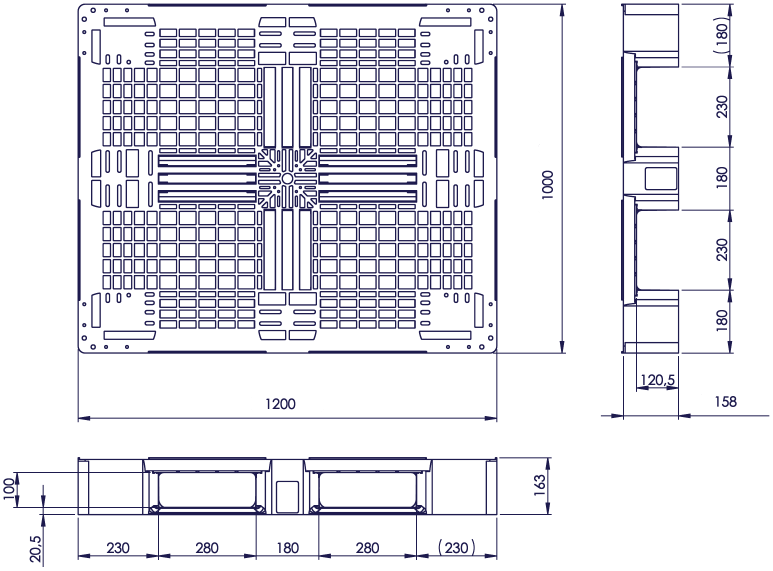
#> input picture bron/input/cad/2-qp1210hb3rr.png, 2318 x 1711 px, given in place of qp1111lb9fr.png, which was not available (shown at 1/3 size)
$ python cad_runner_compose.py
#> lines starting #> are read from the running program, lines starting #| are printed output that depends on the picture
"""Klikrunner-pallets: tekening van de 9-pootjespallet + de onderlat eronder (zelfde schaal) -> input/cad/<artikel-id>.png.
De lijst staat onderaan; runner.json zegt tools/datasheets.py welk onderschrift erbij hoort.
Gebruik: python3 tools/cad_runner_compose.py
"""
import numpy as np, json, os
from PIL import Image
ROOT=os.path.dirname(os.path.dirname(os.path.abspath(__file__)))
CAD=os.path.join(ROOT,'input/cad')+'/'
def longest_run(a, ymax_frac=1.0, ymin_frac=0.0):
    """(length, x0, y) of the longest horizontal run of ink in the top part of the image"""
    best=(0,0,0)
    H=a.shape[0]
    for y in range(int(H*ymin_frac), int(H*ymax_frac)):
        row=a[y]>90
        if row.sum()<best[0]: continue
        d=np.diff(np.concatenate([[0],row.astype(np.int8),[0]]))
        st=np.where(d==1)[0]; en=np.where(d==-1)[0]
        if len(st)==0: continue
        k=np.argmax(en-st); L=en[k]-st[k]
        if L>best[0]: best=(L,st[k],y)
    return best
RUN={'low':1170,'1111':1100,'1140':1140,'1212':1200,'cp5':1163}
CENTER={'cp5'}   # onderlat langer dan de pallet: midden onder de pallet zetten
# CP5-tekening: boven- en onderrand lopen door in de hulplijnen van de maat 764; daarom de maatlijn 1140 meten (56-64% van de hoogte)
PBAND={'cp5':(0.56,0.64)}
def compose(base_id, runner, pallet_len, out_id):
#> called with base_id = 'qp1111lb9fr', runner = '1111', pallet_len = 1100, out_id = 'qp1111lb3rr'
    P=Image.open(CAD+base_id+'.png').convert('RGBA'); pa=np.array(P)[...,3]
#> in compose, P is the input picture: PIL image 2318x1711 RGBA; mean R, G, B, A 29, 26, 77, 28.1
#> after `pa = np.array(P)[..., 3]`:
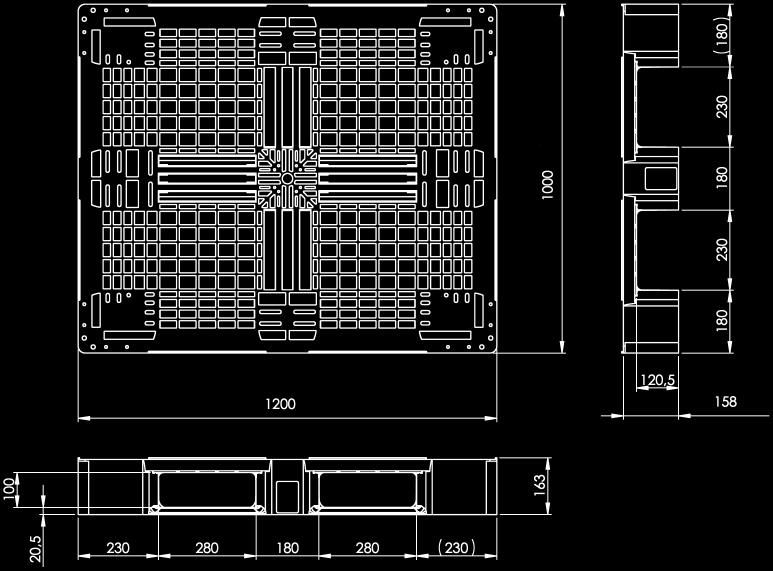
#> pa: shape (1711, 2318) (shown at 1/3 size); min 0, max 255, mean 28.1
    lo,hi=PBAND.get(runner,(0.0,0.75))
    pl,px0,py=longest_run(pa,hi,lo)
#> the loop in longest_run, `for y in range(int(H*ymin_frac), int(H*ymax_frac)):` made 1283 passes
#> (st, en, k, L, best) on passes 11 to 14: ([445, 926, 1275, 1866], [450, 930, 1280, 2036], 3, 170, (170, 1866, 10)), ([248, 1479, 1864, 2045], [1477, 1698, 2037, 2201], 0, 1229, (1229, 248, 11)), ([246, 1863, 2045], [1698, 2038, 2201], 0, 1452, (1452, 246, 12)), ([244, 1863, 2045], [1698, 2038, 2201], 0, 1454, (1454, 244, 13))
#> pl = 1454; px0 = 244; py = 13
    R=Image.open(CAD+f'runner-views/runner_{runner}.png').convert('RGBA'); ra=np.array(R)[...,3]
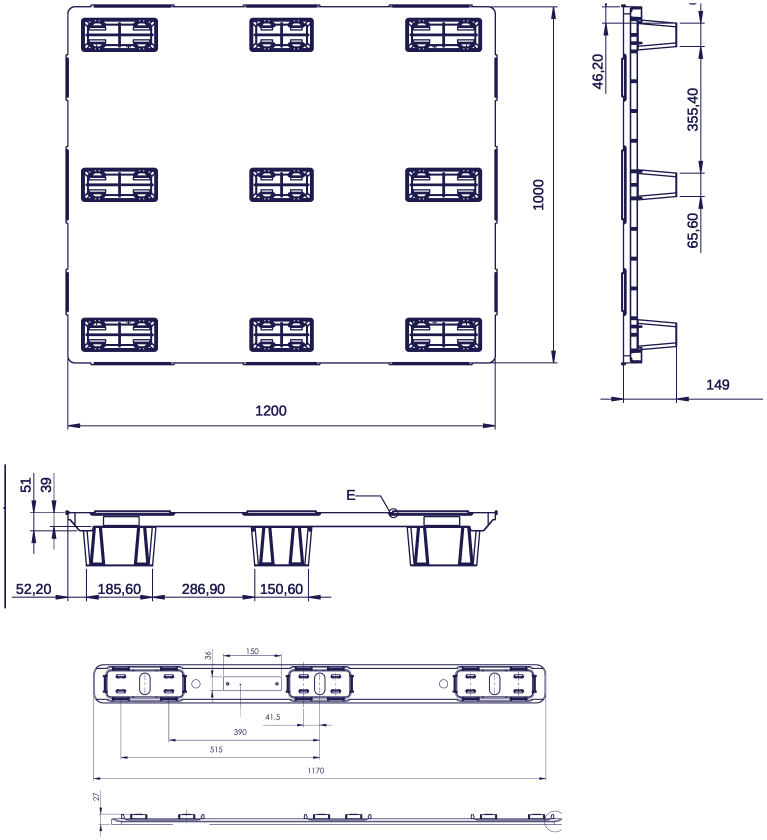
#> input picture bron/input/cad/2-qp1210lb3rr-cd.png, 2299 x 2520 px, given in place of runner_1111.png, which was not available (shown at 1/3 size)
#> in compose, R is the input picture: PIL image 2299x2520 RGBA; mean R, G, B, A 28.9, 25.9, 77, 15.4
#> after `ra = np.array(R)[..., 3]`:
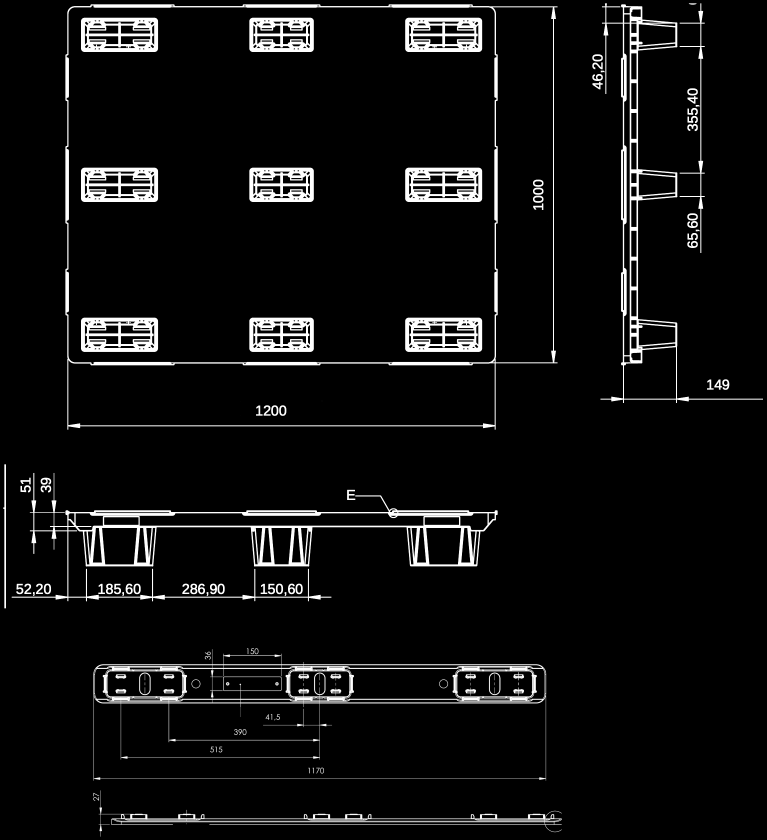
#> ra: shape (2520, 2299) (shown at 1/3 size); min 0, max 255, mean 15.4
    rl,rx0,ry=longest_run(ra,1.0)
#> the loop in longest_run (call 2), `for y in range(int(H*ymin_frac), int(H*ymax_frac)):` made 2520 passes
#> (st, en, k, L, best) on passes 11, 14, 15, 16, 17, 20: ([1815, 2067, 2101], [1821, 2090, 2104], 1, 23, (23, 2067, 10)), ([273, 729, 1167, 1815, 1865, 2072, 2101], [523, 960, 1417, 1821, 1876, 2085, 2104], 0, 250, (250, 273, 13)), ([272, 728, 1166, 1815, 1864, 2101], [524, 961, 1418, 1820, 1877, 2104], 0, 252, (252, 272, 14)), ([271, 728, 1166, 1815, 1863, 2101], [524, 962, 1418, 1820, 1878, 2104], 0, 253, (253, 271, 15)), ([271, 728, 1165, 1815, 1863, 2101], [524, 962, 1419, 1820, 1878, 2104], 2, 254, (254, 1165, 16)), ([217, 280, 1806, 1863, 2101], [275, 1673, 1861, 1927, 2104], 1, 1393, (1393, 280, 19))
#> (st, en, k, L) on passes 12, 13, 19, 21, 22: ([1815, 2067, 2101], [1821, 2090, 2104], 1, 23), ([1815, 2069, 2101], [1821, 2088, 2104], 1, 19), ([221, 281, 520, 737, 958, 1175, 1414, 1816, 1863, 2101], [275, 515, 732, 952, 1170, 1409, 1469, 1820, 1914, 2104], 1, 234), ([214, 280, 1806, 1864, 2101], [275, 1673, 1861, 1927, 2104], 1, 1393), ([213, 280, 1806, 1865, 2101], [274, 1673, 1861, 1927, 2104], 1, 1393)
#> rl = 1393; rx0 = 280; ry = 19
    s=(pl/pallet_len)/(rl/RUN[runner])
#> s = 1.04
    R2=R.resize((max(1,round(R.width*s)),max(1,round(R.height*s))),Image.LANCZOS)
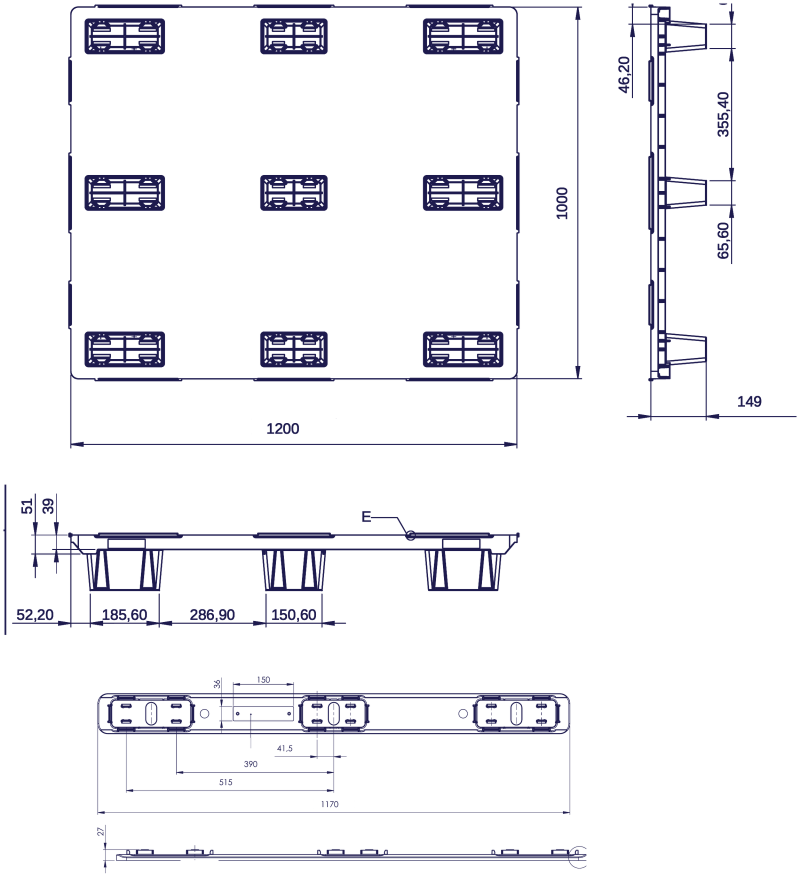
#> R2: PIL image 2400x2630 RGBA (shown at 1/3 size); mean R, G, B, A 2.4, 2.1, 7, 15.4; transparent parts drawn white
    gap=int(P.height*0.06)
#> gap = 102
    W=max(P.width, px0 + R2.width + 10); H=P.height+gap+R2.height+10
#> after `W = max(P.width, px0 + R2.width + 10)`: W = 2654
#> after `H = P.height + gap + R2.height + 10`: H = 4453
    C=Image.new('RGBA',(W,H),(29,26,77,0)); C.alpha_composite(P,(0,0)); rx=px0+round(pl/2)-round((rx0+rl/2)*s) if runner in CENTER else px0-round(rx0*s)
#> after `C.alpha_composite(P, (0, 0))`:
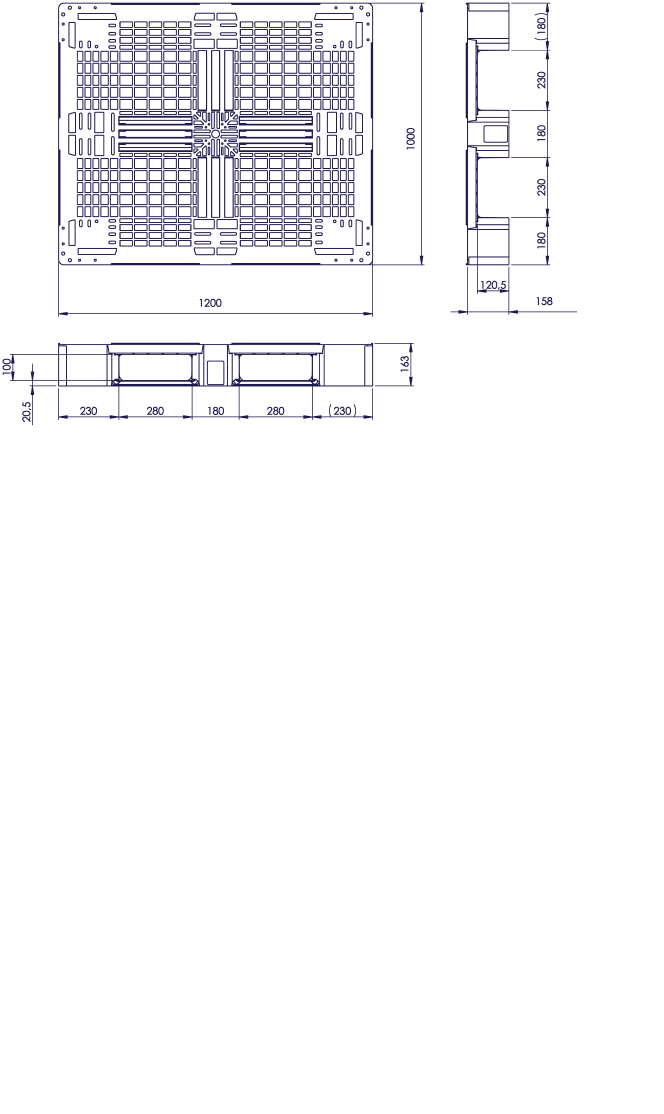
#> C: PIL image 2654x4453 RGBA (shown at 1/4 size); mean R, G, B, A 29, 26, 77, 9.4; transparent parts drawn white
#> after `rx = px0 + round(pl / 2) - round((rx0 + rl / 2) * s) if runner in CENT`: rx = -48
    if rx<0:
        C2=Image.new('RGBA',(W-rx,H),(29,26,77,0)); C2.alpha_composite(C,(-rx,0)); C=C2; rx=0
#> after `C2.alpha_composite(C, (-rx, 0))`:
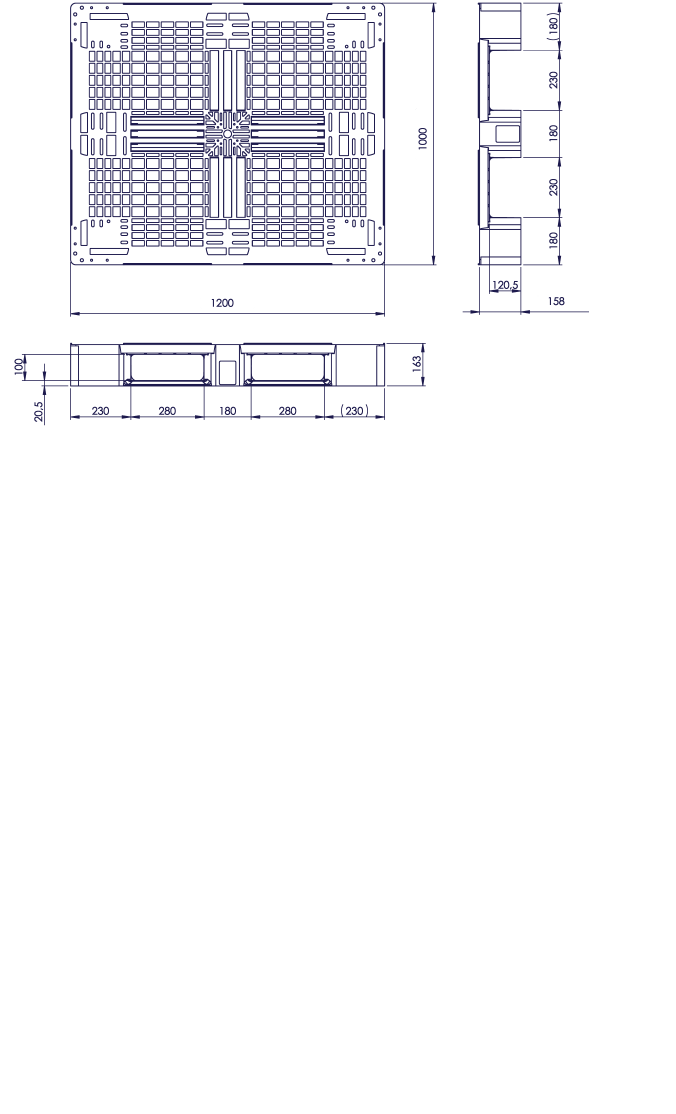
#> C2: PIL image 2702x4453 RGBA (shown at 1/4 size); mean R, G, B, A 29, 26, 77, 9.2; transparent parts drawn white
    elif rx+R2.width>C.width:
        C2=Image.new('RGBA',(rx+R2.width+10,H),(29,26,77,0)); C2.alpha_composite(C,(0,0)); C=C2
    C.alpha_composite(R2,(rx,P.height+gap))
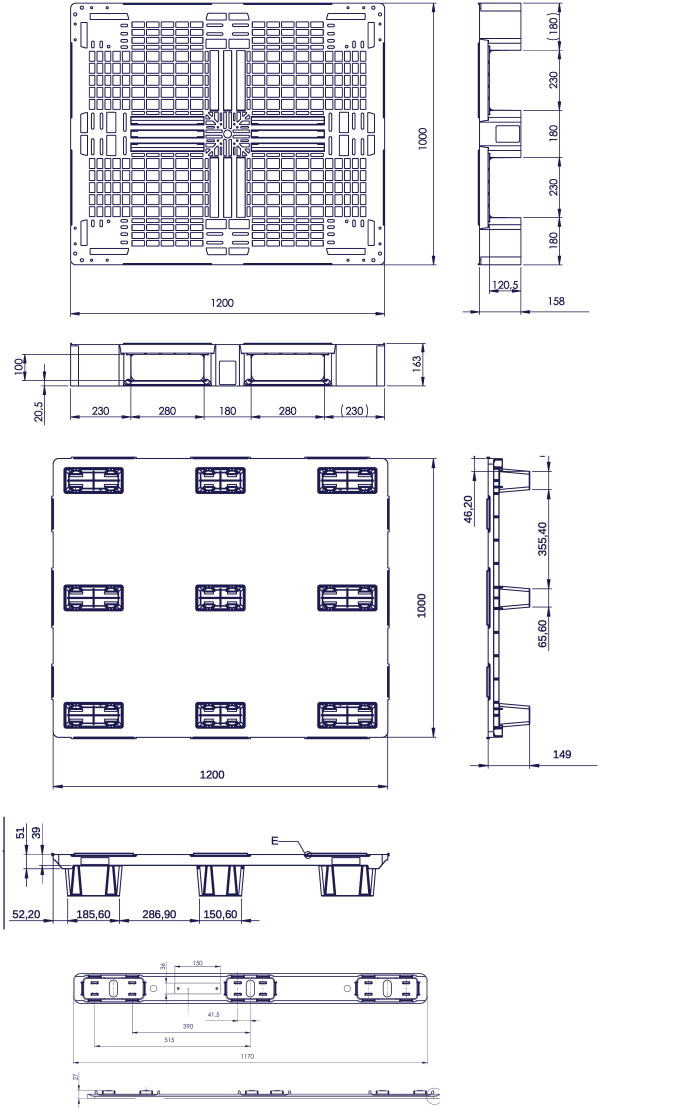
#> C: PIL image 2702x4453 RGBA (shown at 1/4 size); mean R, G, B, A 28.8, 25.8, 76.9, 17.3; transparent parts drawn white
    C.save(CAD+out_id+'.png',optimize=True)
    return (pl,rl,round(s,3),C.size)
if __name__=='__main__':
    J=[('qp1111lb9fr','1111',1100,'qp1111lb3rr'),('qp1140lb9fr','1140',1140,'qp1140lb3rr'),('qp1212lb9fr','1212',1200,'qp1212lb3rr'),
       ('qp1208lb9fr','low',1200,'qp1208lb3rr'),('qp1208lb9fr-art','low',1200,'qp1208lb3rr-art'),('2-qp1208lb9fr','low',1200,'2-qp1208lb3rr'),
       ('1-qp1208lb9fr-cd','low',1200,'qp1208lb3rr-cd'),('qp1208lb9fr-cd','low',1200,'3-qp1208lb3rr-cd'),('2-qp1208lb9fr-cd','low',1200,'2-qp1208lb3rr-cd'),
       ('qp1210lb9fr','low',1200,'qp1210lb3rr'),('n-qp1210lb9fr-cd','low',1200,'qp1210lb3rr-cd'),('qp1210lb9fr-cd','low',1200,'2-qp1210lb3rr-cd'),
       ('qp76114lb9fr','cp5',1140,'qp76114lb3rr'),('qp76114lb9fr-cd','cp5',1140,'qp76114lb3rr-cd')]
    for b,r,L,o in J:
#> (the run stopped early here; a loop or call above may not have finished)
